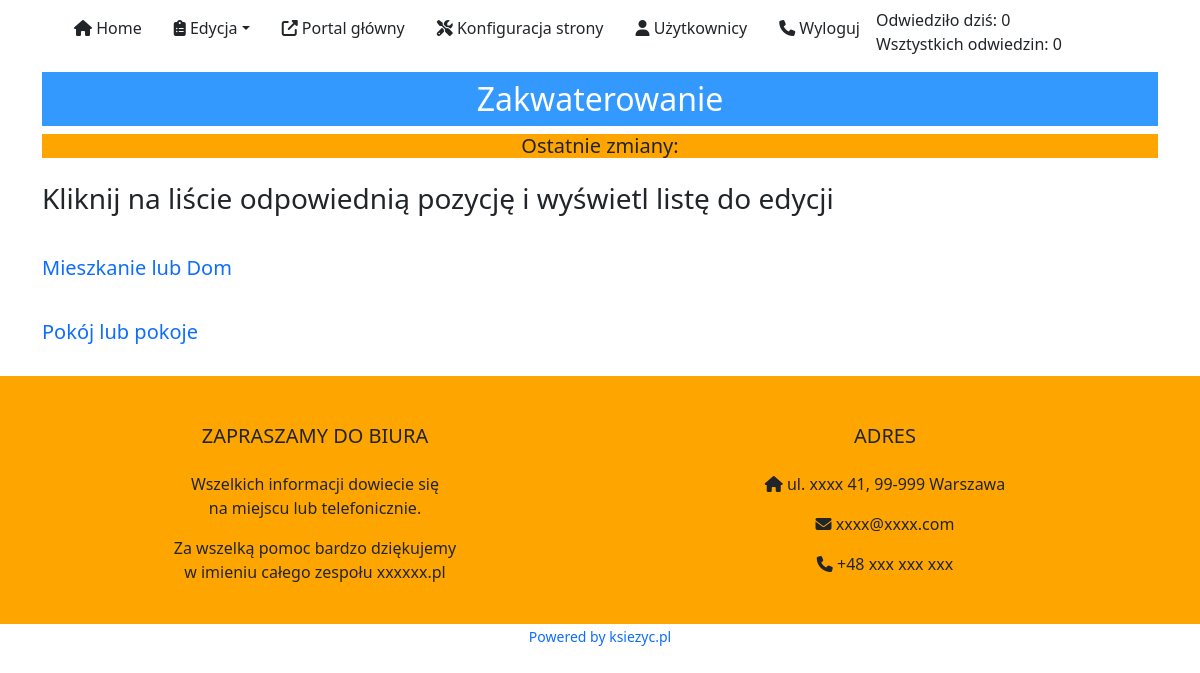
The app's page /panel/potrzebne.php?kategorie__glowne_id=3 (signed in) with its own data.
### tables this page shows
CREATE TABLE `counter` (
  `data` date NOT NULL DEFAULT '0000-00-00',
  `licznik` int(11) NOT NULL DEFAULT 1
);

CREATE TABLE `kategorie__glowne` (
  `id` int(11) NOT NULL,
  `nazwa` varchar(30) NOT NULL,
  `opis` varchar(150) NOT NULL
);

CREATE TABLE `kategorie__podkategorie` (
  `id` int(11) NOT NULL,
  `kategorie__glowne_id` int(11) NOT NULL,
  `nazwa` varchar(100) NOT NULL,
  `opis` varchar(150) NOT NULL,
  `kategorie__podkategorie_3poziom` int(11) NOT NULL DEFAULT 0
);

### panel/potrzebne.php (the view, shortened to what this page needs)
<?php include_once("head.php"); ?>
<?php include_once("nav.php"); ?>
<div class='container'>
	<?php
		$sql_kategorie__glowne = "SELECT * FROM kategorie__glowne WHERE id = ".$_GET['kategorie__glowne_id']."";
		$result_kategorie__glowne = mysqli_query($link, $sql_kategorie__glowne);
		$wiersz_kategorie__glowne = mysqli_fetch_array($result_kategorie__glowne);
			$nazwa_kategorie__glowne = $wiersz_kategorie__glowne['nazwa'];
		$sql_towary_data_aktualizacji = "SELECT MAX(data) FROM towary";
		$result_towary_data_aktualizacji = mysqli_query($link, $sql_towary_data_aktualizacji);
		$wiersz_towary_data_aktualizacji = mysqli_fetch_array($result_towary_data_aktualizacji);
		$data_aktualizacji = $wiersz_towary_data_aktualizacji[0];
	?>
	<div class='row mt-2'>
		<div class='col-sm-12'>
			<center>
				<h2 class='py-2' style='background-color: #3399ff; color: #FFFFFF'><?php echo $nazwa_kategorie__glowne; ?></h2>
			</center>
		</div>
		<div class='col-sm-12'>
		<center>
		  <h5 style='background-color: #ffa500;'>Ostatnie zmiany: <?php echo $data_aktualizacji; ?></h5>
	</div>
	</div>
	<div class='row mt-2'>
		<div class='col-12 mt-2'>
			<h3>Kliknij na liście odpowiednią pozycję i wyświetl listę do edycji</h3>
		</div>
	</div>
	<?php
		$sql_kategorie__podkategorie_poziom_0 = "SELECT * FROM kategorie__podkategorie WHERE kategorie__podkategorie_3poziom = 0 AND kategorie__glowne_id = ".$_GET['kategorie__glowne_id']." ORDER BY nazwa ASC";
		$result_kategorie__podkategorie_poziom_0 = mysqli_query($link, $sql_kategorie__podkategorie_poziom_0);
		while ($wiersz_kategorie__podkategorie_poziom_0 = mysqli_fetch_array($result_kategorie__podkategorie_poziom_0)){
			$id_wiersz_kategorie__podkategorie_poziom_0 = $wiersz_kategorie__podkategorie_poziom_0['id'];
			$podkategoria_poziom_0 = $wiersz_kategorie__podkategorie_poziom_0['nazwa'];
			$sql_kategorie__podkategorie_poziom_1 = "SELECT * FROM kategorie__podkategorie WHERE kategorie__podkategorie_3poziom = ".$id_wiersz_kategorie__podkategorie_poziom_0." ORDER BY nazwa ASC";
			$result_kategorie__podkategorie_poziom_1 = mysqli_query($link, $sql_kategorie__podkategorie_poziom_1);
			$czy_sa_kategorie__podkategorie_poziom_1 = mysqli_num_rows($result_kategorie__podkategorie_poziom_1);
		echo "
		<div class='row mt-4'>
			<div class='col-12 mt-2'>
				";
				if ($czy_sa_kategorie__podkategorie_poziom_1 > 0)
					echo "<h5>".$podkategoria_poziom_0."</h5>";
				else
					echo "<h5><a href='lista.php?id_kategorie__glowne=".$_GET['kategorie__glowne_id']."&id_wiersz_kategorie__podkategorie_poziom_0=".$id_wiersz_kategorie__podkategorie_poziom_0."' class='text-decoration-none'>".$podkategoria_poziom_0."</a></h5>";
			echo "
				</div>
			</div>";
		}
	?>
</div>
<?php include_once("footer.php"); ?>
</body>
</html>

### panel/nav.php (shortened to what this page needs)
<?php
include_once("../connect.php");
    function licznik_dzis($link)
    {
        $sql = mysqli_query($link, "SELECT licznik FROM counter ORDER BY data DESC LIMIT 0,1");
        $licznik = mysqli_fetch_row($sql);
	return $licznik[0];
    }
    function licznik_all($link)
    {
        $sql = mysqli_query($link, "SELECT sum(`licznik`) FROM `counter`");
        $data = mysqli_fetch_row($sql);
        return $data[0];
    }
?>
	<nav class='navbar navbar-expand-md bg-white'>
		<div class='container'>
			<div class='collapse navbar-collapse' id='collapsibleNavbar'>
				<ul class='navbar-nav'>
					<li class='nav-item'>
						<a class='nav-link text-dark px-3' href='index.php'><i class='fas fa-home'></i> Home</a>
					</li>
					<li class='nav-item dropdown'>
						<a class='nav-link dropdown-toggle text-dark px-3' href='#' role='button' data-bs-toggle='dropdown'><i class="fas fa-clipboard-list"></i> Edycja</a>
					</li>
					<li class='nav-item'>
						<a class='nav-link text-dark px-3' href='../index.php' target='_new'><i class="fas fa-external-link-alt"></i></i> Portal główny</a>
					</li>
					<li class='nav-item'>
						<a class='nav-link text-dark px-3' href='settings.php' target='new'><i class="fas fa-tools"></i></i> Konfiguracja strony</a>
					</li>
					<li class='nav-item'>
						<a class='nav-link text-dark px-3' href='users.php' target='new'><i class="fas fa-user"></i></i> Użytkownicy</a>
					</li>
					<li class='nav-item'>
						<a class='nav-link text-dark px-3' href='log_logout.php'><i class="fas fa-phone"></i></i> Wyloguj</a>
					</li>
					<li class='nav-item'>
						<div>Odwiedziło dziś: <?php print licznik_dzis($link); ?></div><div> Wsztystkich odwiedzin: <?php print licznik_all($link); ?></div>
					</li>
				</ul>
			</div>
		</div>
	</nav>

### css/main.css (style rules this page uses)
body { background-color: ; }

### records on screen
counter: licznik "0"
kategorie__glowne: nazwa "Zakwaterowanie"
kategorie__podkategorie: nazwa "Mieszkanie lub Dom"
kategorie__podkategorie: nazwa "Pokój lub pokoje"

### other values on screen
licznik_all($link) "0"
$settings['page_name'] "xxxxxx.pl"
$settings['address_footer'] "xxxx 41"
$settings['miasto_footer'] "99-999 Warszawa"
$settings['email_footer'] "xxxx@xxxx.com"
$settings['telefon_footer'] "+48 xxx xxx xxx"
